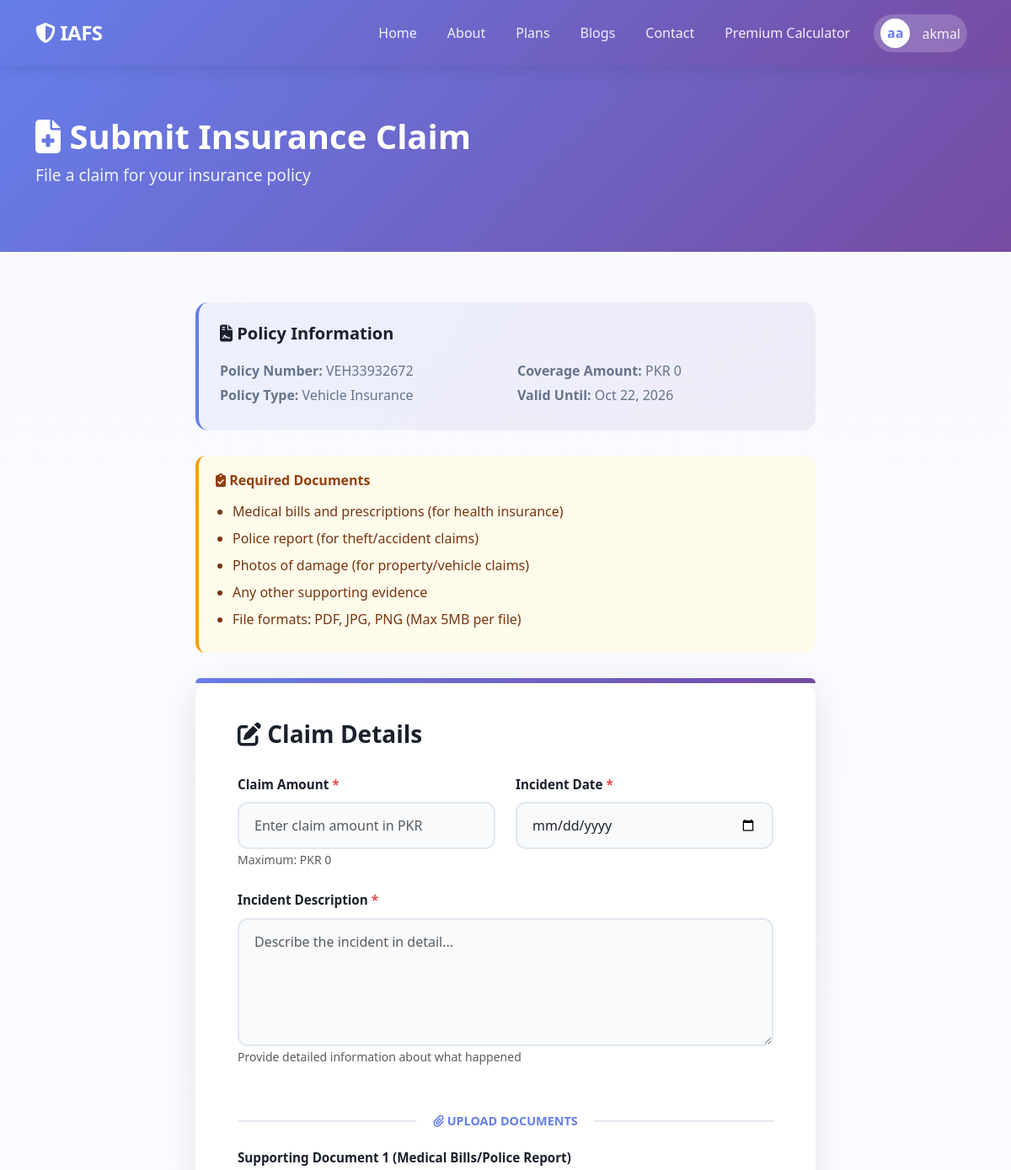
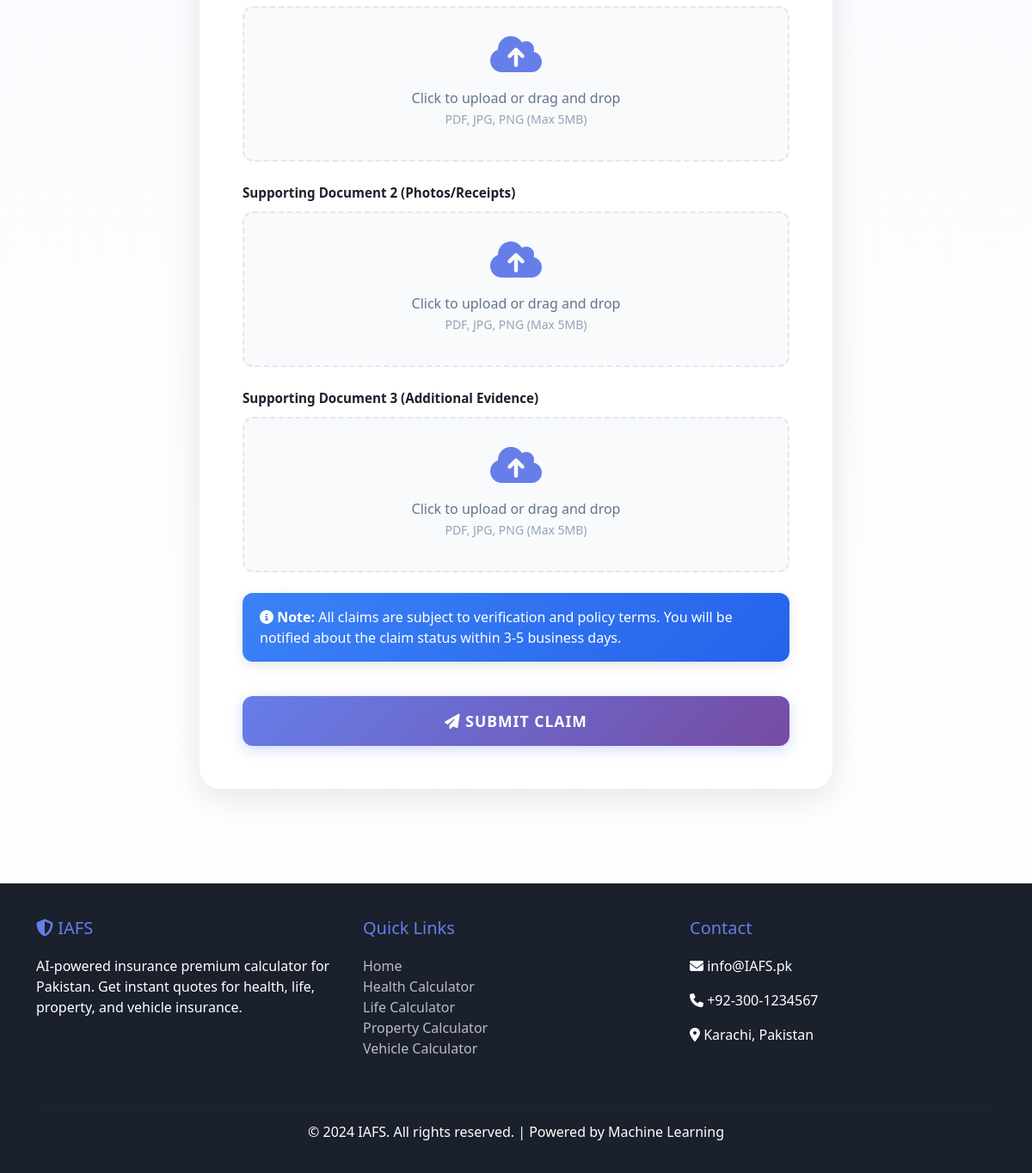
Page /submit-claim/1/ (signed in) on the committed database (2 pictures, top to bottom).
### calculator/models.py (models this page shows, shortened)
class Policy(models.Model):
    INSURANCE_TYPES = [
        ('health', 'Health Insurance'),
        ('life', 'Life Insurance'),
        ('property', 'Property Insurance'),
        ('vehicle', 'Vehicle Insurance'),
    ]
    STATUS_CHOICES = [
        ('pending', 'Pending Payment'),
        ('active', 'Active'),
        ('expired', 'Expired'),
        ('cancelled', 'Cancelled'),
    ]
    policy_number = models.CharField(max_length=20, unique=True, editable=False)
    user = models.ForeignKey(User, on_delete=models.CASCADE, related_name='policies')
    insurance_type = models.CharField(max_length=20, choices=INSURANCE_TYPES)
    monthly_premium = models.DecimalField(max_digits=10, decimal_places=2)
    yearly_premium = models.DecimalField(max_digits=10, decimal_places=2)
    coverage_amount = models.DecimalField(max_digits=12, decimal_places=2)
    start_date = models.DateField()
    end_date = models.DateField()
    status = models.CharField(max_length=20, choices=STATUS_CHOICES, default='pending')
    policy_data = models.JSONField()  # Store all input data
    created_at = models.DateTimeField(auto_now_add=True)
    updated_at = models.DateTimeField(auto_now=True)
    class Meta:
        ordering = ['-created_at']
        verbose_name_plural = 'Policies'

### calculator/views.py (the view)
# urls.py: path('submit-claim/<int:policy_id>/', views.submit_claim, name='submit_claim'),
@login_required
def submit_claim(request, policy_id):
    policy = get_object_or_404(Policy, id=policy_id, user=request.user)
    if policy.status != 'active':
        messages.error(request, 'You can only claim on active policies.')
        return redirect('my_policies')
    if request.method == 'POST':
        form = ClaimSubmissionForm(request.POST, request.FILES)
        if form.is_valid():
            claim = form.save(commit=False)
            claim.policy = policy
            claim.user = request.user
            claim.save()
            messages.success(request, 'Claim submitted successfully! We will review it shortly.')
            return redirect('claim_detail', claim_id=claim.id)
    else:
        form = ClaimSubmissionForm()
    return render(request, 'calculator/claims/submit_claim.html', {
        'form': form,
        'policy': policy
    })

### calculator/templates/calculator/claims/submit_claim.html (shortened to what this page needs)
{% extends 'calculator/base.html' %}
{% block content %}
<section class="claim-hero">
    <div class="container">
        <h1 class="text-white" style="font-weight: 800;">
            <i class="fas fa-file-medical"></i> Submit Insurance Claim
        </h1>
        <p class="text-white" style="font-size: 1.2rem; opacity: 0.9;">
            File a claim for your insurance policy
        </p>
    </div>
</section>
<div class="container" style="margin-top: 60px; margin-bottom: 80px;">
    <div class="row justify-content-center">
        <div class="col-lg-8">
            <div class="policy-info-box">
                <h5 style="color: #1a202c; font-weight: 800; margin-bottom: 15px;">
                    <i class="fas fa-file-contract"></i> Policy Information
                </h5>
                <div class="row">
                    <div class="col-md-6">
                        <p style="margin: 5px 0; color: #64748b;">
                            <strong>Policy Number:</strong> {{ policy.policy_number }}
                        </p>
                        <p style="margin: 5px 0; color: #64748b;">
                            <strong>Policy Type:</strong> {{ policy.get_insurance_type_display }}
                        </p>
                    </div>
                    <div class="col-md-6">
                        <p style="margin: 5px 0; color: #64748b;">
                            <strong>Coverage Amount:</strong> PKR {{ policy.coverage_amount|floatformat:0 }}
                        </p>
                        <p style="margin: 5px 0; color: #64748b;">
                            <strong>Valid Until:</strong> {{ policy.end_date|date:"M d, Y" }}
                        </p>
                    </div>
                </div>
            </div>
            <div class="requirements-box">
                <h6><i class="fas fa-clipboard-check"></i> Required Documents</h6>
                <ul>
                    <li>Medical bills and prescriptions (for health insurance)</li>
                    <li>Police report (for theft/accident claims)</li>
                    <li>Photos of damage (for property/vehicle claims)</li>
                    <li>Any other supporting evidence</li>
                    <li>File formats: PDF, JPG, PNG (Max 5MB per file)</li>
                </ul>
            </div>
            <div class="claim-form-card" style="position: relative;">
                <h3 style="color: #1a202c; font-weight: 800; margin-bottom: 30px;">
                    <i class="fas fa-edit"></i> Claim Details
                </h3>
                <form method="POST" enctype="multipart/form-data" id="claimForm">
                    <div class="row">
                        <div class="col-md-6 mb-4">
                            <label class="form-label">
                                Claim Amount <span style="color: #ef4444;">*</span>
                            </label>
                            {{ form.claim_amount }}
                            <small class="form-text text-muted">
                                Maximum: PKR {{ policy.coverage_amount|floatformat:0 }}
                            </small>
                        </div>
                        <div class="col-md-6 mb-4">
                            <label class="form-label">
                                Incident Date <span style="color: #ef4444;">*</span>
                            </label>
                            {{ form.incident_date }}
                        </div>
                        <div class="col-12 mb-4">
                            <label class="form-label">
                                Incident Description <span style="color: #ef4444;">*</span>
                            </label>
                            {{ form.incident_description }}
                            <small class="form-text text-muted">
                                Provide detailed information about what happened
                            </small>
                        </div>
                    </div>
                    <div class="section-divider">
                        <span><i class="fas fa-paperclip"></i> Upload Documents</span>
                    </div>
                    <div class="mb-4">
                        <label class="form-label">
                            {{ form.document1.label }}
                        </label>
                        <div class="upload-area">
                            <div class="file-input-wrapper">
                                <i class="fas fa-cloud-upload-alt"></i>
                                <p style="color: #64748b; margin: 0;">Click to upload or drag and drop</p>
                                <small style="color: #94a3b8;">PDF, JPG, PNG (Max 5MB)</small>
                            </div>
                        </div>
                    </div>
                    <div class="mb-4">
                        <label class="form-label">
                            {{ form.document2.label }}
                        </label>
                        <div class="upload-area">
                            <div class="file-input-wrapper">
                                <i class="fas fa-cloud-upload-alt"></i>
                                <p style="color: #64748b; margin: 0;">Click to upload or drag and drop</p>
                                <small style="color: #94a3b8;">PDF, JPG, PNG (Max 5MB)</small>
                            </div>
                        </div>
                    </div>
                    <div class="mb-4">
                        <label class="form-label">
                            {{ form.document3.label }}
                        </label>
                        <div class="upload-area">
                            <div class="file-input-wrapper">
                                <i class="fas fa-cloud-upload-alt"></i>
                                <p style="color: #64748b; margin: 0;">Click to upload or drag and drop</p>
                                <small style="color: #94a3b8;">PDF, JPG, PNG (Max 5MB)</small>
                            </div>
                        </div>
                    </div>
                    <div class="alert alert-info" style="border-radius: 12px; border-left: 4px solid #3b82f6;">
                        <i class="fas fa-info-circle"></i>
                        <strong>Note:</strong> All claims are subject to verification and policy terms. You will be notified about the claim status within 3-5 business days.
                    </div>
                    <button type="submit" class="btn-submit-claim">
                        <i class="fas fa-paper-plane"></i> Submit Claim
                    </button>
                </form>
            </div>
        </div>
    </div>
</div>
{% endblock %}

### calculator/templates/calculator/base.html (shortened to what this page needs)
{% load static %}
<!DOCTYPE html>
<html lang="en">
<head>
    <link href="https://cdn.jsdelivr.net/npm/bootstrap@5.3.0/dist/css/bootstrap.min.css" rel="stylesheet">
    <link rel="stylesheet" href="https://cdnjs.cloudflare.com/ajax/libs/font-awesome/6.4.0/css/all.min.css">
</head>
<body>
    <nav class="navbar navbar-expand-lg navbar-dark">
        <div class="container">
            <a class="navbar-brand" href="{% url 'index' %}">
                <i class="fas fa-shield-alt"></i> IAFS
            </a>
            <div class="collapse navbar-collapse" id="navbarNav">
                <ul class="navbar-nav ms-auto align-items-center">
                    <li class="nav-item">
                        <a class="nav-link" href="{% url 'index' %}">
                             Home
                        </a>
                    </li>
                    <li class="nav-item">
                        <a class="nav-link" href="{% url 'about' %}">
                            About
                        </a>
                    </li>
                    <li class="nav-item">
                        <a class="nav-link" href="{% url 'plans' %}">
                             Plans
                        </a>
                    </li>
                    <li class="nav-item">
                        <a class="nav-link" href="{% url 'blog_list' %}">
                          Blogs
                        </a>
                    </li>
                    <li class="nav-item">
                        <a class="nav-link" href="{% url 'contact' %}">
                             Contact
                        </a>
                    </li>
                    <li class="nav-item">
                        <a class="nav-link" href="{% url 'home' %}">
                             Premium Calculator
                        </a>
                    </li>
                    {% if user.is_authenticated %}
                    <li class="nav-item dropdown">
                        <a class="nav-link user-dropdown" href="#" id="userDropdown" role="button" data-bs-toggle="dropdown">
                            <span class="user-avatar">
                                {% if user.first_name %}
                                    {{ user.first_name.0 }}{{ user.last_name.0 }}
                                {% else %}
                                    {{ user.username.0|upper }}
                                {% endif %}
                            </span>
                            <span>{{ user.first_name|default:user.username }}</span>
                        </a>
                    </li>
                    {% endif %}
                </ul>
            </div>
        </div>
    </nav>
    {% block content %}{% endblock %}
    <footer class="footer">
        <div class="container">
            <div class="row">
                <div class="col-md-4 mb-4">
                    <h5><i class="fas fa-shield-alt"></i>  IAFS</h5>
                    <p>AI-powered insurance premium calculator for Pakistan. Get instant quotes for health, life, property, and vehicle insurance.</p>
                </div>
                <div class="col-md-4 mb-4">
                    <h5>Quick Links</h5>
                    <ul class="list-unstyled">
                        <li><a href="{% url 'home' %}">Home</a></li>
                        <li><a href="{% url 'health_calculator' %}">Health Calculator</a></li>
                        <li><a href="{% url 'life_calculator' %}">Life Calculator</a></li>
                        <li><a href="{% url 'property_calculator' %}">Property Calculator</a></li>
                        <li><a href="{% url 'vehicle_calculator' %}">Vehicle Calculator</a></li>
                    </ul>
                </div>
                <div class="col-md-4 mb-4">
                    <h5>Contact</h5>
                    <p><i class="fas fa-envelope"></i> info@IAFS.pk</p>
                    <p><i class="fas fa-phone"></i> +92-300-1234567</p>
                    <p><i class="fas fa-map-marker-alt"></i> Karachi, Pakistan</p>
                </div>
            </div>
            <hr style="border-color: rgba(255,255,255,0.1)">
            <div class="text-center">
                <p>&copy; 2024  IAFS. All rights reserved. | Powered by Machine Learning</p>
            </div>
        </div>
    </footer>
</body>
</html>

### rows in the picture
Policy: policy_number "VEH33932672", insurance_type "Vehicle Insurance", coverage_amount "0", end_date "Oct 22, 2026"

### other values in the picture
{{ user.first_name.0 }} "a"
{{ user.last_name.0 }} "a"
{{ user.first_name|default:user.username }} "akmal"
